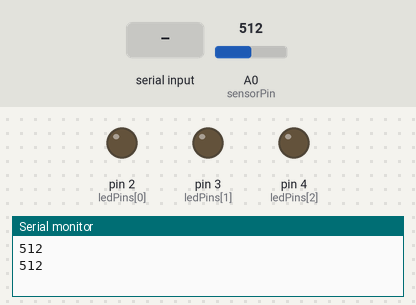
Recording of a sketch running on a simulated Arduino Uno, built with avr-gcc and run on an emulated ATmega328P. Shown: output pins drawn as LEDs (lit = HIGH), the last lines printed to the serial monitor. The inputs (shaded band) are chosen by the test bench; at power-on: A0 (sensorPin) = 512.

Above: at 1.2 s.
1.3 s: "COLD\n" received over Serial
At 2.6 s:
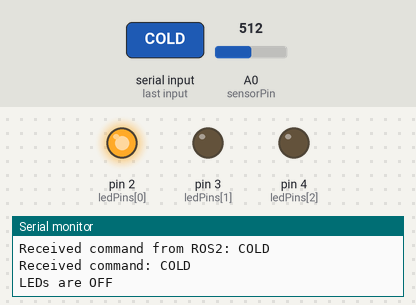
3.5 s: "WARM\n" received over Serial
At 4.6 s:
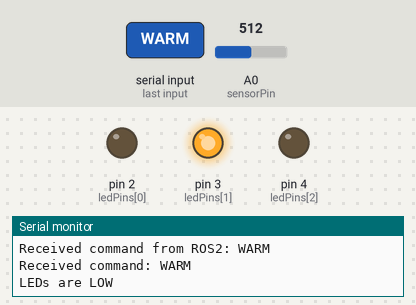
5.5 s: "HOT\n" received over Serial
At 6.6 s:
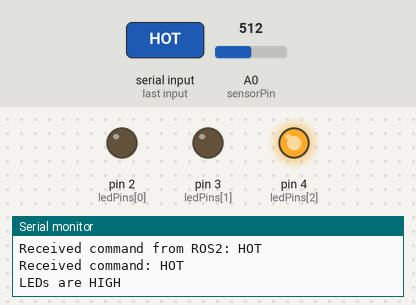
Timing chart, 0 to 8.5 s (numbered marks = the images above; inputs shaded):
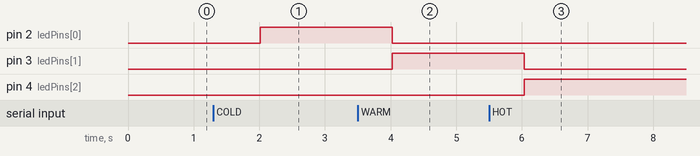

The sketch:

ThermoBuddy.ino
```cpp
const int sensorPin = A0;  // Temperature sensor pin
const int ledPins[] = {2, 3, 4};  // Example LED pins

void setup() {
  Serial.begin(9600);
  // Initialize LED pins
  for (int i = 0; i < 3; i++) {
    pinMode(ledPins[i], OUTPUT);
  }
}

void loop() {
  // Read raw sensor data
  int sensorVal = analogRead(sensorPin);


  Serial.println(sensorVal);


  if (Serial.available() > 0) {
    String command = Serial.readStringUntil('\n');
    Serial.print("Received command from ROS2: ");
    Serial.println(command);
    processCommand(command);
  }

  delay(1000);  // Wait for 1000ms before sending the next value
}

// Function to handle LED control based on ROS2 commands
void processCommand(String command) {
  Serial.print("Received command: ");
  Serial.println(command);

  if (command == "COLD") {
    Serial.println("LEDs are OFF");
    // Turn off all LEDs
    digitalWrite(ledPins[0], HIGH);
    digitalWrite(ledPins[1], LOW);
    digitalWrite(ledPins[2], LOW);

  } else if (command == "WARM") {
    Serial.println("LEDs are LOW");
    // Turn on one LED (LOW state)
    //digitalWrite(ledPins[0], HIGH);  // First LED on
     digitalWrite(ledPins[0], LOW);
    digitalWrite(ledPins[1], HIGH);
    digitalWrite(ledPins[2], LOW);
    //digitalWrite(ledPins[2], LOW);
  } else if (command == "HOT") {
    Serial.println("LEDs are HIGH");
    // Turn on all LEDs (HIGH state)

    digitalWrite(ledPins[0], LOW);
    digitalWrite(ledPins[1], LOW);
    digitalWrite(ledPins[2], HIGH);

  } else {
    Serial.println("Unrecognized command");
  }
}
```

Measured:
- after the input at 1.3 s, pin 2 (ledPins[0]): LOW → HIGH after 0.71 s
- after the input at 3.5 s, pin 2 (ledPins[0]): HIGH → LOW after 0.53 s; pin 3 (ledPins[1]): LOW → HIGH after 0.53 s
- after the input at 5.5 s, pin 3 (ledPins[1]): HIGH → LOW after 0.54 s; pin 4 (ledPins[2]): LOW → HIGH after 0.54 s
